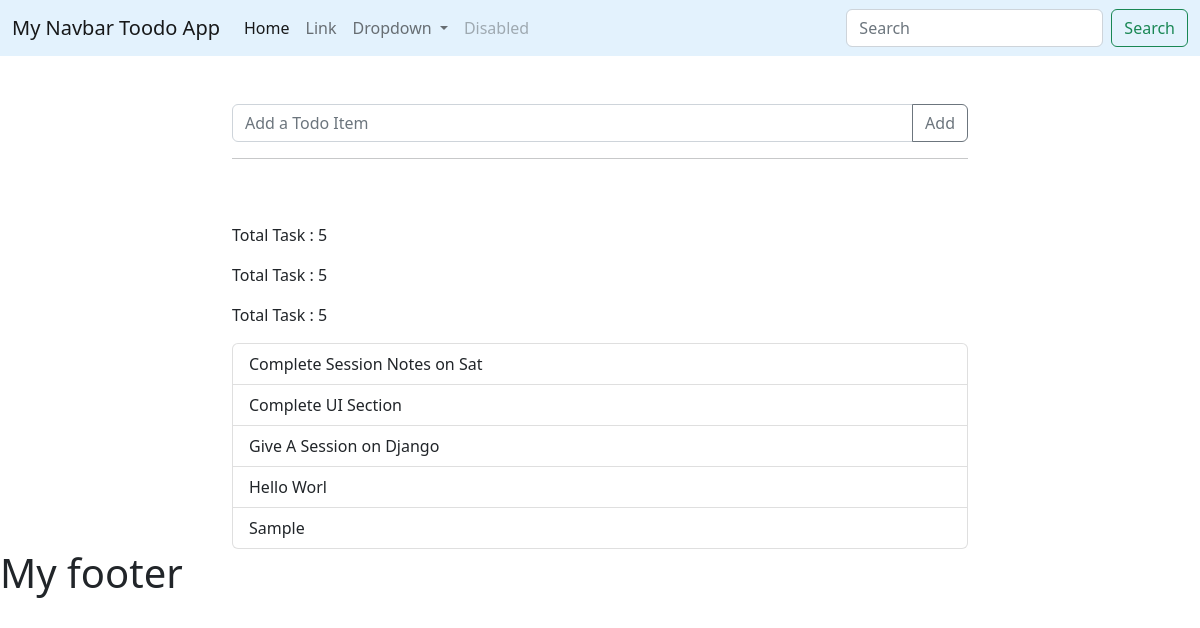
The app's page /todo, older data.
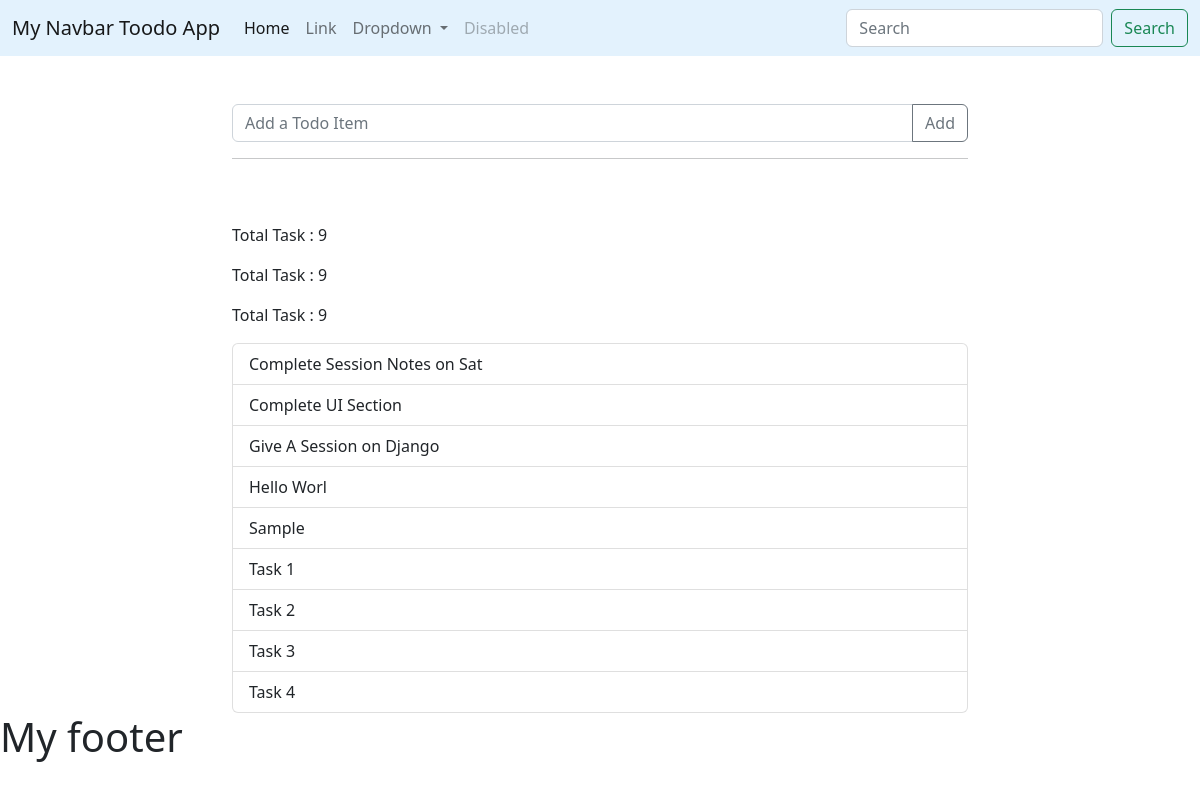
The same page, newer data.
### todo/models.py (models this page shows)
class Todo(models.Model):
    task = models.CharField(max_length=255)
    complete = models.BooleanField(default=False)

### todo/views.py (the view, shortened to what this page needs)
# urls.py: path('',hello_from_todo),
def hello_from_todo(request):
    form_for_get = TodoInputForm()
    all_todo = Todo.objects.all()
    return render(request,'todo.html',{'todos':all_todo,'form':form_for_get,'count':all_todo.count()})

### todo/forms.py
class TodoInputForm(forms.Form):
    task = forms.CharField(max_length=10)

### todo/templatetags/my_len_filter.py (called while the page is built)
@register.filter()
def my_len(value):
    return len(value)

### todo/templates/todo.html (shortened to what this page needs)
{% extends "base.html" %}
{% block content %}
  <div class="container mt-5">
    <div class="row justify-content-center">
      <div class="col-8">
        <form name="form" action="/todo" method="post">
          <div class="input-group">
            <input type="text" class="form-control" placeholder="Add a Todo Item"
            aria-label="Recipient's username with two button addons" name="task">
            <button class="btn btn-outline-secondary" type="submit">Add</button>
          </div>
        </form>
        <hr>
      </div>
      <div class="col-8 mt-5">
        <p>Total Task : {{count}}</p>
        <p>Total Task : {{todos | length }}</p>
        {% load my_len_filter %}
        <p>Total Task : {{todos | my_len }}</p>
        <ul class="list-group">
          {% for t in todos %}
          <li class="list-group-item">{{t.task}}</li>
          {% endfor %}
        </ul>
      </div>
    </div>
  </div>
  {% endblock %}

### todo/templates/base.html (shortened to what this page needs)
<!DOCTYPE html>
<html lang="en">
<head>
    <link rel="stylesheet" href="https://cdn.jsdelivr.net/npm/bootstrap@5.2.3/dist/css/bootstrap.min.css"
>
</head>
<body>
    <nav class="navbar navbar-expand-lg bg-body-tertiary" style="background-color: #e3f2fd;">
        <div class="container-fluid">
            <a class="navbar-brand" href="#">My Navbar Toodo App</a>
            <div class="collapse navbar-collapse" id="navbarSupportedContent">
                <ul class="navbar-nav me-auto mb-2 mb-lg-0">
                    <li class="nav-item">
                        <a class="nav-link active" aria-current="page" href="#">Home</a>
                    </li>
                    <li class="nav-item">
                        <a class="nav-link" href="#">Link</a>
                    </li>
                    <li class="nav-item dropdown">
                        <a class="nav-link dropdown-toggle" href="#" role="button" data-bs-toggle="dropdown"
                            aria-expanded="false">
                            Dropdown
                        </a>
                    </li>
                    <li class="nav-item">
                        <a class="nav-link disabled">Disabled</a>
                    </li>
                </ul>
                <form class="d-flex" role="search">
                    <input class="form-control me-2" type="search" placeholder="Search" aria-label="Search">
                    <button class="btn btn-outline-success" type="submit">Search</button>
                </form>
            </div>
        </div>
    </nav>
    {% block content %}
    {% endblock %}
    <footer>
        <h1>My footer</h1>
    </footer>
</body>
</html>

Row changes from the older to the newer data that the page shows:
added Todo: task "Task 1"
added Todo: task "Task 2"
added Todo: task "Task 3"
added Todo: task "Task 4"
Text that changed along with them:
{{ count }}: "5" → "9"
{{ todos | length }}: "5" → "9"
{{ todos | my_len }}: "5" → "9"
